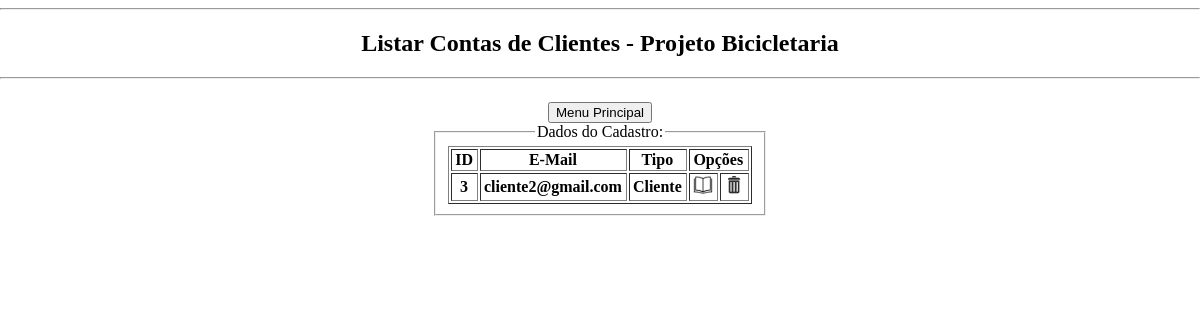
Before: /listarContasClt-ADM.php with the older database file.
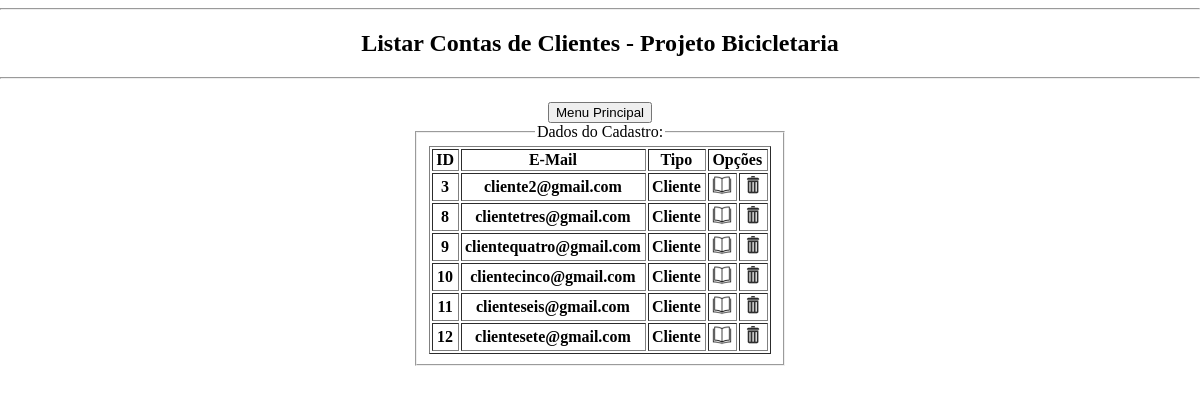
After: the same page with the newer database file.
### tables this page shows
CREATE TABLE `usuario` (
  `idUsuario` int(11) NOT NULL,
  `email` varchar(200) NOT NULL,
  `senha` varchar(32) NOT NULL,
  `idListaPerfil_Usuario` int(11) NOT NULL
);

CREATE TABLE `listaperfil` (
  `idListaPerfil` int(11) NOT NULL,
  `nome` varchar(10) NOT NULL
);

### listarContasClt-ADM.php (the view, shortened to what this page needs)
<!DOCTYPE HTML>
<html lang="pt-br">
	<head>
		<link rel="stylesheet" type="text/css" href="stylesheet.css" />
	</head>
	<body>
		<header>
			<hr>
			<h2><center>Listar Contas de Clientes - Projeto Bicicletaria</center></h2>
			<hr>
		</header>
		<nav>
			<a href="menuADM.php">
				<input class="botaoTop" type="button" value="Menu Principal" name="index" align="center">
			</a>
		</nav>
		<div>
			<fieldset>
				<legend>
					Dados do Cadastro:
				</legend>
				<table border="1" style ="margin : 0 auto">
					<th>ID</th>
					<th>E-Mail</th>
					<th>Tipo</th>
					<th colspan="2">Opções</th>
					<?php
						include "conexao.php";
						$sql = "SELECT idUsuario, email, listaperfil.nome FROM usuario
								LEFT JOIN listaperfil ON listaperfil.idListaPerfil = usuario.idListaPerfil_usuario
								WHERE idListaPerfil_usuario = 4
								GROUP BY usuario.idUsuario";
						$contatos = $conex -> prepare($sql);
						$contatos -> execute();
						foreach($contatos as $bolacha)
						{
								$id = $bolacha['idUsuario'];
								$email = $bolacha['email'];
								$tipo = $bolacha['nome'];
								echo "<tr>";
								echo "<th>".$id."</th>";
								echo "<th>".$email."</th>";
								echo "<th align='center'>".$tipo."</th>";
								echo "<th>
										<a href='edicaoContas.php?email=$email&editar=editar'>
											<img src='imagens/Expandir01.png' width='20px'>
										</a>
									  </th>";
								echo "<th>
										<a href='exclusaoContas.php?email=$email&editar=editar'>
											<img src='imagens/Lixo01.png' width='20px'>
										</a>
									  </th>";
								echo "</tr>";
						}
					?>
				</table>
			</fieldset>
		</div>
	</body>
</html>

### stylesheet.css (style rules this page uses)
html, body { width: 100%; height: 100%; min-width: 100%; margin: 0 auto; text-align: center; }
div { margin: 0 auto; width: 50%; }
input.botaoTop { margin-top:15px; }
th, td { padding-left: 3px; padding-right: 4px; white-space: nowrap; }
fieldset { margin-bottom: 25px; margin-top: 10px; max-width: 100px; width: 75%; margin: 0 auto; }
legend { margin-bottom: 0px; margin-top: 23px; }
a { text-decoration: none; }

Changed rows visible on the page:
added usuario: idUsuario "8", email "clientetres@gmail.com", idListaPerfil_Usuario.nome "Cliente"
added usuario: idUsuario "9", email "clientequatro@gmail.com", idListaPerfil_Usuario.nome "Cliente"
added usuario: idUsuario "10", email "clientecinco@gmail.com", idListaPerfil_Usuario.nome "Cliente"
added usuario: idUsuario "11", email "clienteseis@gmail.com", idListaPerfil_Usuario.nome "Cliente"
added usuario: idUsuario "12", email "clientesete@gmail.com", idListaPerfil_Usuario.nome "Cliente"
